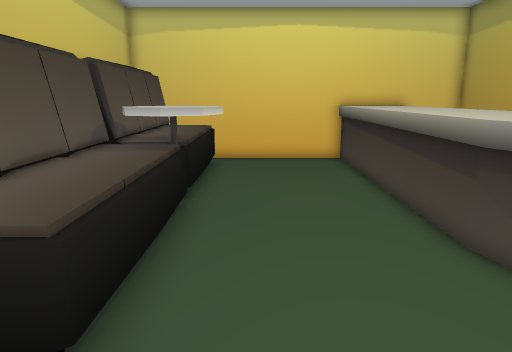
[1] (above)

12 first-person views from a walk through a 3-D level made in the Godot game engine. The camera is 1.5 m above the floor, tilts 12° down and sees 70° across. The floor is counted in squares, 0.5 m on a side. Each view is taken from the middle of a square. On the plan, view 1 faces up. The plan holds only what a view shows up to about 20 squares ahead; the rest is blank. The place goes on beyond the plan.

[2]
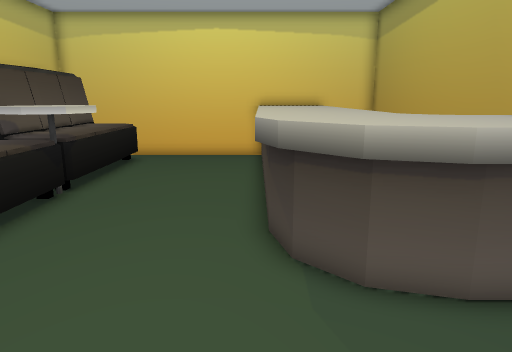

[3]
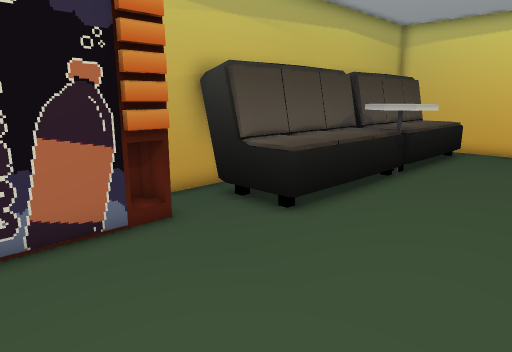

[4]
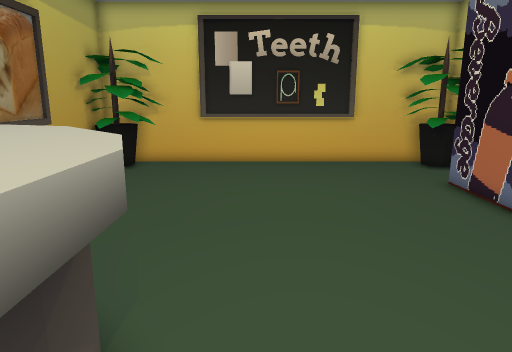

[5]
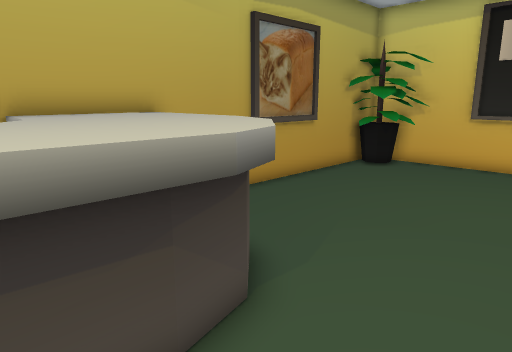

[6]
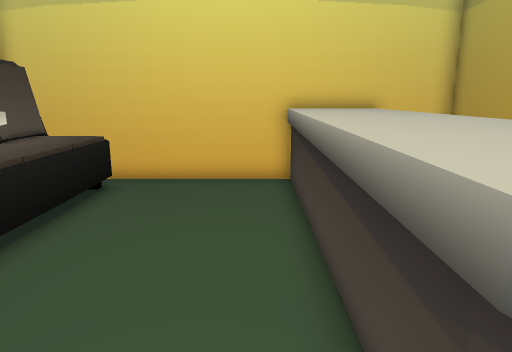

[7]
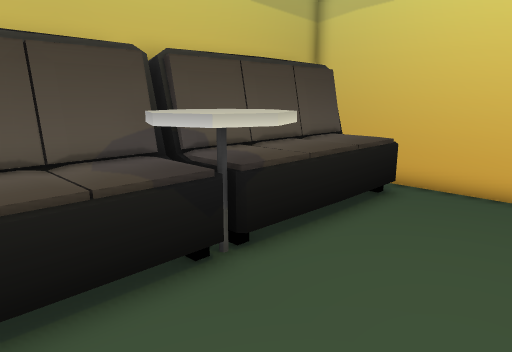

[8]
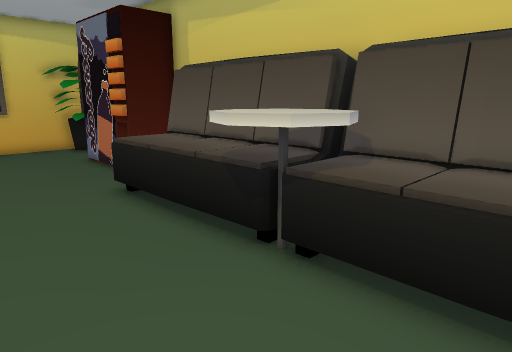

[9]
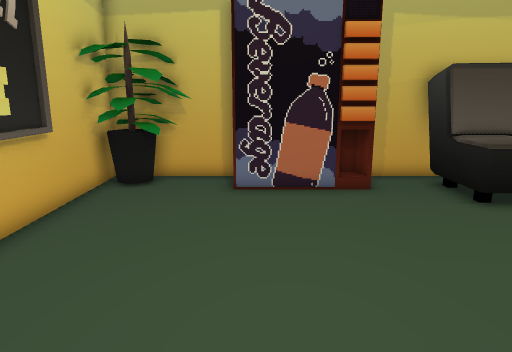

[10]
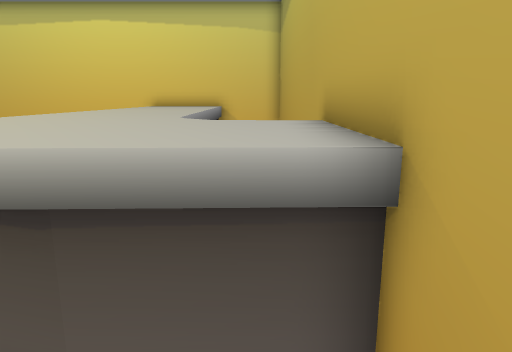

[11]
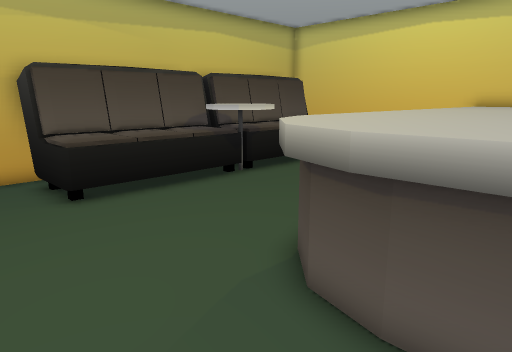

[12]
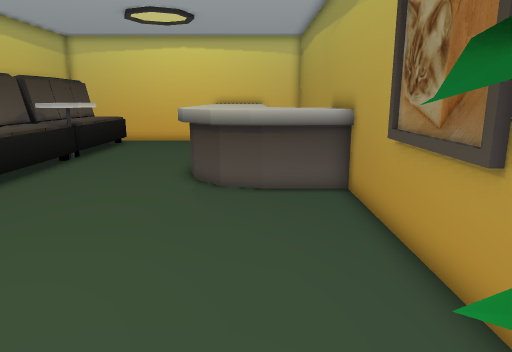

### Floor plan
Key: @ floor where view 1 was taken; # wall or solid block; . floor; ≈ water the walk keeps out of; ^ raised ledge; S sofa; T table; P painting; L plant.
Columns run from 7 left of view 1 to 11 right of it. Each row starts with its distance up from view 1.
 19  ≈≈≈#######≈###≈≈≈
 18  ≈S .......^^^^  ≈
 17   SSSS.....^^^^  ≈
 16   SSSS.....^^^^  ≈
 15   SSSS.....^^^^  ≈
 14   SSSS.....^^^^  ≈
 13   SSSS.....^^^^  ≈
 12   SSTT.....^^^^  ≈
 11   S TTT....^^^^  ≈
 10   S TTT....^^^^  ≈
  9   SSTT.....^^^^  ≈
  8   SSSS.....^^^^^ ≈
  7   SSSS.....^^^^^^^
  6   SSSS.....^^^^^^^
  5   SSSS......^^^^^^
  4  #SSSS.......^^^^^
  3  #SSSS...........#
  2  #...............#
  1  ≈##.............#
  0   ##...@.........≈P
 -1    #.............P
 -2    #.............P
 -3    #.............P
 -4  ≈ #.............#
 -5  #...............#
 -6  #...............#
 -7 LL...............LL
 -8 L#....#######....#L
 -9  ≈ ≈##≈≈≈≈≈≈≈####≈

Positions as (right, up) in squares from view 1, and headings:
1: (0, 0), facing up
2: (4, -1), facing up
3: (4, -4), facing up-left
4: (3, 9), facing down
5: (1, 9), facing down-right
6: (3, 5), facing up
7: (3, 6), facing up-left
8: (3, 15), facing down-left
9: (8, -3), facing left
10: (9, 1), facing up
11: (9, 0), facing up-left
12: (7, -8), facing up
